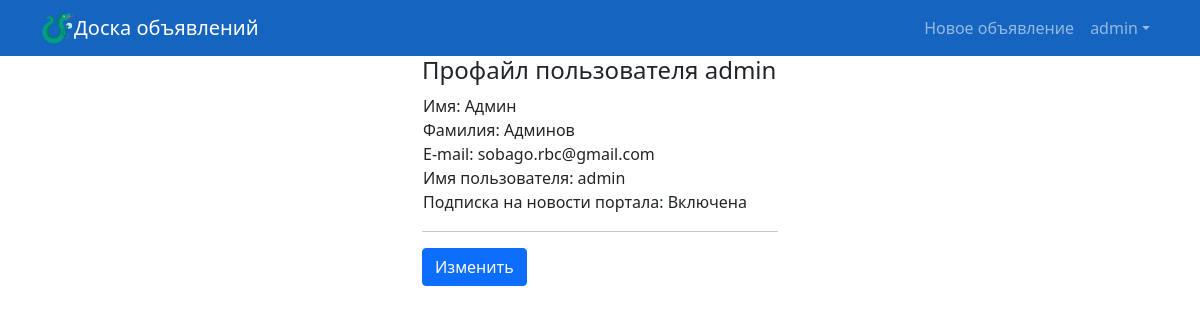
Page /accounts/profile/1/ (signed in) on the committed database.
### accounts/models.py (models this page shows)
class MyUser(AbstractUser):
    USERNAME_FIELD = 'email'
    email = models.EmailField(('E-mail'), unique=True, help_text='Обязательное поле, Ваша электронная почта.')
    REQUIRED_FIELDS = ['username', ]
    subscriber = models.BooleanField(
        ("Статус подписки на новости"),
        default=True,
    )

### accounts/views.py (the view)
# urls.py: path('profile/<int:pk>/', ProfileDetail.as_view(), name='profile'),
class ProfileDetail(DetailView):
    model = MyUser
    template_name = 'profile_detail.html'
    context_object_name = 'profile_detail'

### accounts/templates/profile_detail.html (shortened to what this page needs)
{% extends "base.html" %}
{% block content %}
{% if user.id == profile_detail.id %}
<div  class="row justify-content-center">
          <div  class="col-4">
                <h4>Профайл пользователя {{ profile_detail.username }}</h4>
                <table>
                        <tr align="left">
                            <td>Имя: {{ profile_detail.first_name }}<br>
                                Фамилия: {{ profile_detail.last_name }}<br>
                                E-mail: {{ profile_detail.email }}<br>
                                Имя пользователя: {{ profile_detail.username }}<br>
                                Подписка на новости портала: {% if profile_detail.subscriber %}Включена {% else %} Выключена {%endif%}
                            </td>
                        </tr>
                </table>
                <hr>
                <a class="btn btn-primary" href="{% url 'profile_update' profile_detail.id %}" role="button">Изменить</a>
                {% else %}
                <h2>Отказано в доступе, указан id чужой учетной записи.</h2>
                <a href="{% url 'profile' user.id %}">Открыть свой профайл</a>
                {% endif %}
          </div>
</div>
{% endblock %}

### board/templates/board/base.html (shortened to what this page needs)
<!DOCTYPE html>
<html lang="ru">
    <head>
        {% load static %}
        <link href="{% static 'css/styles.css' %}" rel="stylesheet" />
    </head>
    <body>
        <nav class="navbar navbar-expand-lg navbar-dark bg-dark">
            <div class="container">
                <img src="{% static 'dragonside-svgrepo-com.svg' %}" width='32' height='32'>
                <a class="navbar-brand" href="/">Доска объявлений</a>
                <div class="collapse navbar-collapse" id="navbarSupportedContent">
                    <ul class="navbar-nav ms-auto mb-2 mb-lg-0">
                        <li class="nav-item"><a class="nav-link" href="{% url 'ad_create' %}">Новое объявление</a></li>
                        {% if user.is_authenticated %}
                        <li class="nav-item dropdown">
                            <a class="nav-link dropdown-toggle" id="navbarDropdown" href="#" role="button" data-bs-toggle="dropdown" aria-expanded="false">{{ user.username }}</a>
                        </li>
                        {% else %}
                        <a class="nav-link active" aria-current="page" href="{% url 'login' %}">Авторизация</a>
                        {% endif %}
                    </ul>
                </div>
            </div>
        </nav>
        <div class="container">
            {% block content %}
            {% endblock %}
        </div>
    </body>
</html>

### rows in the picture
MyUser: username "admin", first_name "Админ", last_name "Админов", email "sobago.rbc@gmail.com"
